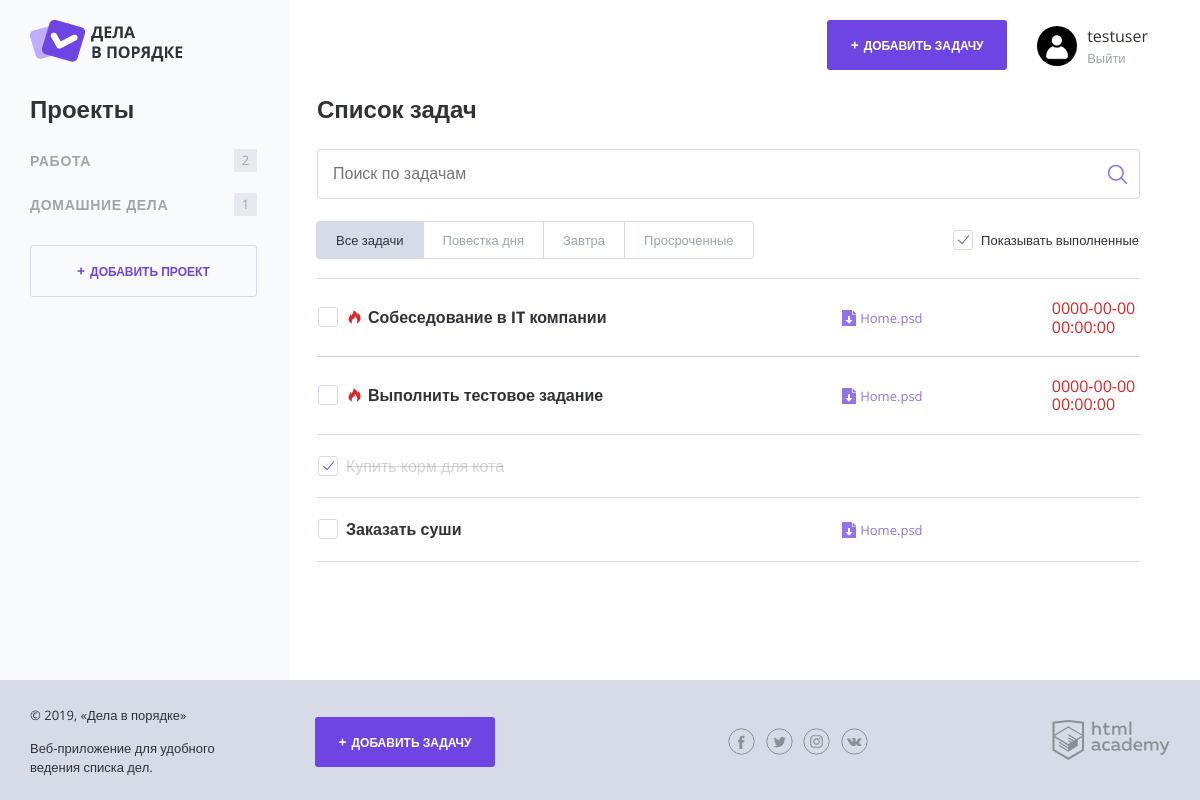
The page / on the database its author committed.
### tables this page shows
CREATE TABLE projects (
  id INT AUTO_INCREMENT PRIMARY KEY,
  title_project CHAR(255),
  user_id INT
);

CREATE TABLE tasks (
  id INT AUTO_INCREMENT PRIMARY KEY,
  date_create DATETIME,
  date_done DATETIME,
  state TINYINT DEFAULT 0,
  title_task CHAR(255),
  file CHAR(255),
  date_do DATETIME,
  user_id INT,
  project_id INT
);

### functions.php (called while the page is built, shortened)
<?php
function include_template($name, $data) {
    $name = 'templates/' . $name;
    extract($data);
    require $name;
    $result = ob_get_clean();
    return $result;
};
$show_complete_tasks = rand(0, 1);
function count_item($task_list, $project) {
    $i = 0;
    foreach ($task_list as $key => $task) {
        if ($task['project_id'] == $project['id'] && !$task['state']) {
            $i++;
        }
    }
    return $i;
}
function esc($str) {
    $text = strip_tags($str);
    return $text;
}
function fetch_data ($connect, $sql) {
    $result = mysqli_query($connect, $sql);
    $data = mysqli_fetch_all($result, MYSQLI_ASSOC);
    return $data;
}

### templates/index.php (the view, shortened to what this page needs)
<h2 class="content__main-heading">Список задач</h2>
<form class="search-form" action="index.php" method="post">
    <input class="search-form__input" type="text" name="" value="" placeholder="Поиск по задачам">
    <input class="search-form__submit" type="submit" name="" value="Искать">
</form>
<div class="tasks-controls">
    <nav class="tasks-switch">
        <a href="/" class="tasks-switch__item tasks-switch__item--active">Все задачи</a>
        <a href="/" class="tasks-switch__item">Повестка дня</a>
        <a href="/" class="tasks-switch__item">Завтра</a>
        <a href="/" class="tasks-switch__item">Просроченные</a>
    </nav>
    <label class="checkbox">
        <span class="checkbox__text">Показывать выполненные</span>
    </label>
</div>
<table class="tasks">
    <?php foreach ($tasks as $key => $item): ?>
        <?php if (!$item['state']): ?>
            <tr class="tasks__item task <?=($item['date_do'] && (strtotime("+24 hours now") > strtotime($item['date_do'])) ? "task--important" : ""); ?>">
                <td class="task__select">
                    <label class="checkbox task__checkbox">
                        <span class="checkbox__text"><?=esc($item['title_task']) ; ?></span>
                    </label>
                </td>
                <td class="task__file">
                    <a class="download-link" href="#">Home.psd</a>
                </td>
                <td class="task__date"><?=esc($item['date_do']) ; ?></td>
            </tr>
        <?php elseif ($item['state'] && $show_complete_tasks): ?>
            <tr class="tasks__item task task--completed">
                <td class="task__select">
                    <label class="checkbox task__checkbox">
                        <span class="checkbox__text"><?=esc($item['title_task']) ; ?> </span>
                    </label>
                </td>
                <td class="task__date"><?=esc($item['date_do']) ; ?></td>
                <td class="task__controls">
                </td>
            </tr>
        <?php endif; ?>
    <?php endforeach; ?>
</table>

### templates/layout.php (shortened to what this page needs)
<!DOCTYPE html>
<html lang="ru">
<head>
    <link rel="stylesheet" href="css/normalize.css">
    <link rel="stylesheet" href="css/style.css">
    <link rel="stylesheet" href="css/flatpickr.min.css">
</head>
<body>
<div class="page-wrapper">
    <div class="container container--with-sidebar">
        <header class="main-header">
            <a href="/">
                <img src="img/logo.png" width="153" height="42" alt="Логотип Дела в порядке">
            </a>
            <div class="main-header__side">
                <a class="main-header__side-item button button--plus open-modal" href="pages/form-task.html">Добавить задачу</a>
                <div class="main-header__side-item user-menu">
                    <div class="user-menu__image">
                        <img src="img/user.png" width="40" height="40" alt="Пользователь">
                    </div>
                    <div class="user-menu__data">
                        <p><?= $user_name; ?></p>
                        <a href="#">Выйти</a>
                    </div>
                </div>
            </div>
        </header>
        <div class="content">
            <section class="content__side">
                <h2 class="content__side-heading">Проекты</h2>
                <nav class="main-navigation">
                    <?php foreach ($projects as $key => $value): ?>
                        <ul class="main-navigation__list">
                            <li class="main-navigation__list-item">
                                <a class="main-navigation__list-item-link" href="#"><?=$value['title_project']; ?> </a>
                                <span class="main-navigation__list-item-count"><?=count_item($tasks, $value); ?></span>
                            </li>
                        </ul>
                    <?php endforeach; ?>
                </nav>
                <a class="button button--transparent button--plus content__side-button"
                   href="pages/form-project.html" target="project_add">Добавить проект</a>
            </section>
            <main class="content__main">
                <?= $content; ?>
            </main>
        </div>
    </div>
</div>
<footer class="main-footer">
    <div class="container">
        <div class="main-footer__copyright">
            <p>© 2019, «Дела в порядке»</p>
            <p>Веб-приложение для удобного ведения списка дел.</p>
        </div>
        <a class="main-footer__button button button--plus" href="pages/form-task.html">Добавить задачу</a>
        <div class="main-footer__social social">
            <a class="social__link social__link--facebook" href="#">
            </a>
            <a class="social__link social__link--twitter" href="#">
            </a>
            <a class="social__link social__link--instagram" href="#">
            </a>
            <a class="social__link social__link--vkontakte" href="#">
            </a>
        </div>
        <div class="main-footer__developed-by">
            <a href="https://htmlacademy.ru/intensive/php">
                <img src="img/htmlacademy.svg" alt="HTML Academy" width="118" height="40">
            </a>
        </div>
    </div>
</footer>
</body>
</html>

### index.php
<?php
require_once('functions.php');
$user_id = 2;
$safe_id = intval($user_id);
$connect = mysqli_connect("localhost", "root", "", "todolist");
mysqli_set_charset($connect, "utf8");
$sql = "SELECT * FROM users WHERE id = " . $safe_id;
$user = fetch_data($connect, $sql);
$sql = "SELECT * FROM projects WHERE user_id = " . $safe_id;
$projects = fetch_data($connect, $sql);
$sql = "SELECT * FROM tasks WHERE user_id = " . $safe_id;
$tasks = fetch_data($connect, $sql);
$page_content = include_template('index.php', [
    'tasks' => $tasks,
    'show_complete_tasks' => $show_complete_tasks
]);
$layout_content = include_template('layout.php', [
    'tasks' => $tasks,
    'content' => $page_content,
    'projects' => $projects,
    'title' => 'Дела в порядке',
    'user_name' => $user[0]['name']
]);
print($layout_content);

### rows shown on the page
projects: title_project "РАБОТА", value "2"
projects: title_project "ДОМАШНИЕ ДЕЛА", value "1"
tasks: title_task "Собеседование в IT компании", date_do "0000-00-00 00:00:00"
tasks: title_task "Выполнить тестовое задание", date_do "0000-00-00 00:00:00"
tasks: title_task "Купить корм для кота"
tasks: title_task "Заказать суши"

### other values the page prints
$user_name "testuser"
